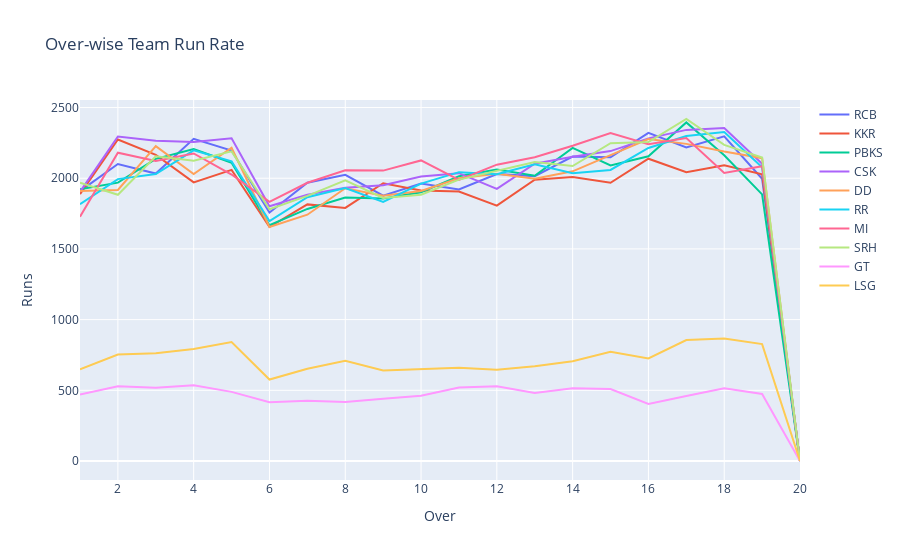
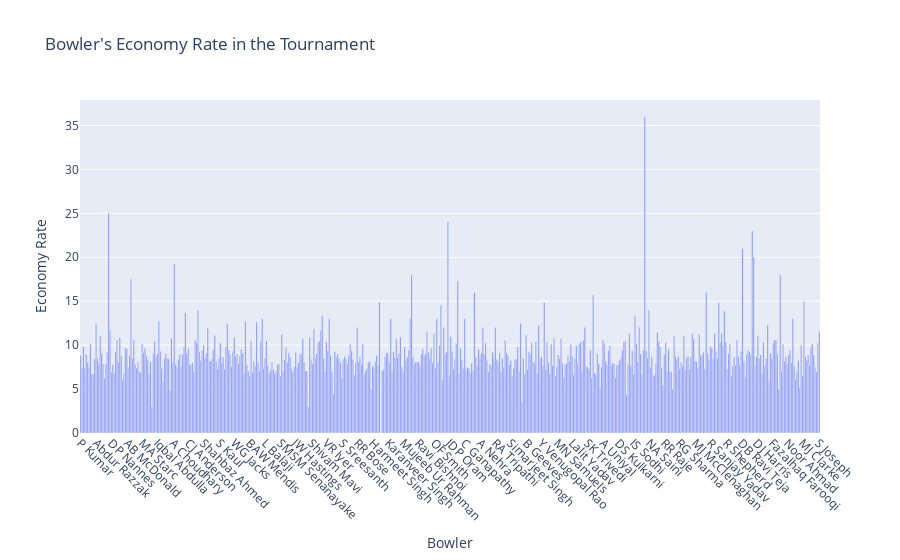

The notebook cell saved with these charts, in order:
### Code cell
import plotly.express as px
import plotly.graph_objects as go

def calculate_and_plot_interactive_rates(deliveries_df, matches_df):
    """
    Calculate run rate and economy rate from deliveries DataFrame and plot the results interactively using Plotly.

    Parameters:
    deliveries_df (pd.DataFrame): DataFrame containing ball-by-ball delivery details.
    matches_df (pd.DataFrame): DataFrame containing match details.
    """

    # Sort by match_id to process deliveries correctly
    deliveries_df = deliveries_df.sort_values(by=['match_id', 'over', 'ball'])

    # Unique bowlers and teams
    teams = deliveries_df['bowling_team'].unique()
    
    # Data structures to hold results
    run_rate_overwise = {}
    bowler_economy_rate = {}

    total_overs = 20  # Set to 20 overs per match

    for team in teams:
        games_played = deliveries_df[deliveries_df['bowling_team'] == team]
        
        for current_over in range(1, total_overs + 1):
            runs_in_over = games_played[games_played['over'] == current_over]['total_runs'].sum()
            
            if team not in run_rate_overwise:
                run_rate_overwise[team] = {}
            run_rate_overwise[team][current_over] = runs_in_over  # Runs per inning
        
        # Calculate economy rate per bowler
        team_bowlers = games_played['bowler'].unique()
        for bowler in team_bowlers:
            bowler_deliveries = games_played[games_played['bowler'] == bowler]
            total_runs_conceded = bowler_deliveries['total_runs'].sum()
            
            # Get total valid balls (ignore wides/no-balls that are not rebowled)
            valid_balls = bowler_deliveries.shape[0]
            total_overs_bowled = valid_balls / 6  # Convert balls to overs
            
            if total_overs_bowled > 0:
                bowler_economy_rate[bowler] = total_runs_conceded / total_overs_bowled

    # Plot the over-wise run rate for each team
    fig = go.Figure()
    for team, overs in run_rate_overwise.items():
        fig.add_trace(go.Scatter(x=list(overs.keys()), y=list(overs.values()), mode='lines', name=team))
    
    fig.update_layout(title='Over-wise Team Run Rate',
                      xaxis_title='Over',
                      yaxis_title='Runs')
    fig.show()

    # Plot the economy rates for bowlers
    bowler_names = list(bowler_economy_rate.keys())
    economy_rates = list(bowler_economy_rate.values())
    
    fig = px.bar(x=bowler_names, y=economy_rates, labels={'x': 'Bowler', 'y': 'Economy Rate'}, title="Bowler's Economy Rate in the Tournament")
    fig.update_xaxes(tickangle=45)  # Tilt labels at 45 degrees for visibility
    fig.show()

# Call the function
calculate_and_plot_interactive_rates(deliveries_df, matches_df)

### Figure 1 — Plotly figure (JSON) as saved in the notebook; plotly's stock layout.template omitted (floating-point values rounded to 4 significant figures)
{"data": [{"mode": "lines", "name": "RCB", "type": "scatter", "x": [1, 2, 3, 4, 5, 6, 7, 8, 9, 10, 11, 12, 13, 14, 15, 16, 17, 18, 19, 20], "y": [1909, 2101, 2033, 2279, 2196, 1757, 1968, 2024, 1877, 1963, 1921, 2030, 2015, 2153, 2148, 2321, 2218, 2296, 1996, 0]}, {"mode": "lines", "name": "KKR", "type": "scatter", "x": [1, 2, 3, 4, 5, 6, 7, 8, 9, 10, 11, 12, 13, 14, 15, 16, 17, 18, 19, 20], "y": [1888, 2274, 2165, 1971, 2059, 1655, 1815, 1790, 1965, 1913, 1906, 1806, 1990, 2008, 1968, 2138, 2043, 2091, 2028, 0]}, {"mode": "lines", "name": "PBKS", "type": "scatter", "x": [1, 2, 3, 4, 5, 6, 7, 8, 9, 10, 11, 12, 13, 14, 15, 16, 17, 18, 19, 20], "y": [1922, 1969, 2137, 2207, 2110, 1668, 1783, 1863, 1856, 1901, 2014, 2062, 2018, 2215, 2091, 2155, 2395, 2162, 1886, 0]}, {"mode": "lines", "name": "CSK", "type": "scatter", "x": [1, 2, 3, 4, 5, 6, 7, 8, 9, 10, 11, 12, 13, 14, 15, 16, 17, 18, 19, 20], "y": [1904, 2295, 2265, 2256, 2282, 1802, 1884, 1933, 1950, 2012, 2036, 1925, 2103, 2152, 2192, 2282, 2342, 2356, 2102, 0]}, {"mode": "lines", "name": "DD", "type": "scatter", "x": [1, 2, 3, 4, 5, 6, 7, 8, 9, 10, 11, 12, 13, 14, 15, 16, 17, 18, 19, 20], "y": [1909, 1917, 2227, 2029, 2216, 1655, 1742, 1929, 1877, 1910, 2000, 2031, 1997, 2049, 2164, 2277, 2243, 2189, 2142, 0]}, {"mode": "lines", "name": "RR", "type": "scatter", "x": [1, 2, 3, 4, 5, 6, 7, 8, 9, 10, 11, 12, 13, 14, 15, 16, 17, 18, 19, 20], "y": [1816, 1994, 2030, 2197, 2119, 1697, 1866, 1930, 1832, 1962, 2043, 2029, 2098, 2036, 2059, 2214, 2299, 2327, 2078, 0]}, {"mode": "lines", "name": "MI", "type": "scatter", "x": [1, 2, 3, 4, 5, 6, 7, 8, 9, 10, 11, 12, 13, 14, 15, 16, 17, 18, 19, 20], "y": [1728, 2181, 2122, 2175, 2026, 1833, 1968, 2057, 2054, 2126, 1988, 2096, 2148, 2230, 2320, 2240, 2284, 2037, 2085, 0]}, {"mode": "lines", "name": "SRH", "type": "scatter", "x": [1, 2, 3, 4, 5, 6, 7, 8, 9, 10, 11, 12, 13, 14, 15, 16, 17, 18, 19, 20], "y": [1968, 1883, 2155, 2124, 2190, 1781, 1875, 1986, 1861, 1883, 1990, 2053, 2114, 2086, 2248, 2256, 2419, 2236, 2147, 0]}, {"mode": "lines", "name": "GT", "type": "scatter", "x": [1, 2, 3, 4, 5, 6, 7, 8, 9, 10, 11, 12, 13, 14, 15, 16, 17, 18, 19, 20], "y": [470, 528, 518, 535, 489, 415, 427, 418, 441, 461, 519, 528, 481, 514, 509, 404, 460, 515, 474, 0]}, {"mode": "lines", "name": "LSG", "type": "scatter", "x": [1, 2, 3, 4, 5, 6, 7, 8, 9, 10, 11, 12, 13, 14, 15, 16, 17, 18, 19, 20], "y": [649, 753, 763, 792, 841, 576, 653, 709, 640, 648, 659, 645, 670, 706, 773, 725, 856, 867, 827, 0]}], "layout": {"title": {"text": "Over-wise Team Run Rate"}, "xaxis": {"title": {"text": "Over"}}, "yaxis": {"title": {"text": "Runs"}}}}

### Figure 2 — Plotly figure (JSON) as saved in the notebook; plotly's stock layout.template omitted (floating-point values rounded to 4 significant figures; data arrays with more than 128 entries replaced by an {"elided": "..."} marker saying what was removed)
{"data": [{"hovertemplate": "Bowler=%{x}<br>Economy Rate=%{y}<extra></extra>", "legendgroup": "", "marker": {"color": "#636efa", "pattern": {"shape": ""}}, "name": "", "orientation": "v", "showlegend": false, "textposition": "auto", "type": "bar", "x": {"elided": "530 str values"}, "xaxis": "x", "y": {"elided": "530 float values"}, "yaxis": "y"}], "layout": {"barmode": "relative", "legend": {"tracegroupgap": 0}, "title": {"text": "Bowler's Economy Rate in the Tournament"}, "xaxis": {"anchor": "y", "domain": [0, 1], "tickangle": 45, "title": {"text": "Bowler"}}, "yaxis": {"anchor": "x", "domain": [0, 1], "title": {"text": "Economy Rate"}}}}
